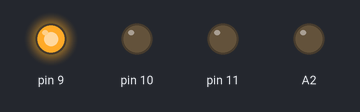
Simulated run of this sketch. Board: Arduino Uno, built with avr-gcc and run on an emulated ATmega328P. Parts: output pins drawn as LEDs (lit = HIGH). What the sketch prints to the serial monitor is not drawn.

Above: at 1.0 s.
At 3.0 s:
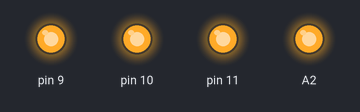
At 5.0 s:
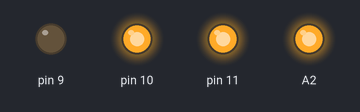
At 7.0 s:
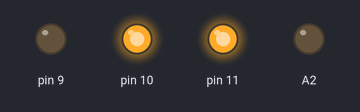
At 12.0 s:
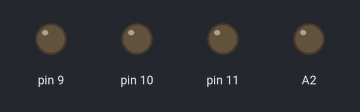
Timing chart, 0 to 15.6 s (numbered marks = the images above):
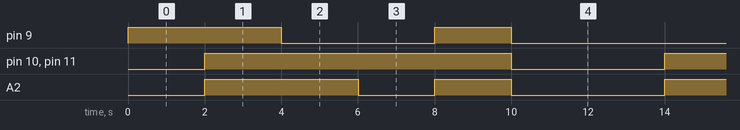

The sketch:

Exemplo.ino
```cpp
#include "Arduino.h"
#include "Equipamento.h"
// =============================================================================
//  CRIA OBJETOS PARA OS EQUIPAMENTOS LIGADOS NAS SAÍDAS DO ARDUINO
//
//  A sintaxe de criação é:
//  Equipamento nomeDoEquipamento(pino em que ele está ligado, ESTADO_INICIAL);
//
// =============================================================================

Equipamento aquecedor(10, LOW);     //aquecedor ligado no pino 10, inicia desligado
Equipamento fan(11, LOW);           //fan ligado no pino 11
Equipamento solenoide(A2, LOW);     //solenoide ligada no pino 12
Equipamento filtro(9, HIGH);        //filtro ligado no pino 13, inicia ligado

void setup()
{
    Serial.begin(115200);   //inicia a saída serial para comunicação

    // =============================================================================
    //  SETUP NOS EQUIPAMENTOS
    //
    //  O comando abaixo dá setup em cada objeto criado, seta os pinos como saída e
    //  os inicia ligados ou desligados, conforme o parâmetro passado no construtor
    //  de cada objeto: HIGH ou LOW
    // =============================================================================
    Serial.println(F("Fazendo setup nos equipamentos"));
    Equipamento::setupAll();    //Faz setup em todos equipamentos
}

void loop()
{
    delay(2000);    //delay para facilitar a visualização das etapas

    // =============================================================================
    //  PARA LIGAR UM EQUIPAMENTO USA-SE A FUNÇÃO:
    //  nomeDoEquipamento.liga();
    // =============================================================================
    Serial.println(F("Ligando equipamentos"));
    aquecedor.liga();
    fan.liga();
    solenoide.liga();

    // =============================================================================
    //  PARA VERIFICAR SE UM EQUIPAMENTO ESTÁ LIGADO:
    //  nomeDoEquipamento.isLigado();
    //  A função acima retorna true se o equipamento estiver ligado
    // =============================================================================
    if (filtro.isLigado()) {    //se o filtro estiver ligado
        Serial.println(F("O filtro está ligado"));
    }
    delay(2000);    //delay para facilitar a visualização das etapas

    // =============================================================================
    //  PARA DESLIGAR UM EQUIPAMENTO USA-SE A FUNÇÃO:
    //  nomeDoEquipamento.desliga();
    // =============================================================================
    filtro.desliga();               //desliga o filtro
    delay(2000);
    solenoide.desliga();            //desliga solenóide
    if (!solenoide.isLigado()) {    //se a solenóide NÃO estiver ligada
        Serial.println(F("A solenóide está desligada"));
    }
    delay(2000);    //delay para facilitar a visualização das etapas

    // =============================================================================
    //  PARA LIGAR TODOS EQUIPAMENTOS:
    //  Equipamento::ligaAll();
    // =============================================================================
    Serial.println(F("Ligando TODOS equipamentos"));
    Equipamento::ligaAll();
    delay(2000);    //delay para facilitar a visualização das etapas

    // =============================================================================
    //  PARA DESLIGAR TODOS EQUIPAMENTOS:
    //  Equipamento::desligaAll();
    // =============================================================================
    Serial.println(F("Desligando TODOS equipamentos"));
    Equipamento::desligaAll();
    delay(2000);    //delay para facilitar a visualização das etapas
}
```

Equipamento.h
```cpp
//=============================================================
//  Classe Equipamento
//  Cria objetos para cada equipamento e permite que eles sejam
//  ligados, desligados, etc....
//
//  @author Aluizio Tomazelli Junior
//  Data: 08/06/2019
//=============================================================
#ifndef EQUIPAMENTO_H_
#define EQUIPAMENTO_H_
#include <Arduino.h>

class Equipamento {
private:
    byte pino;                          //pino do equipamento
    bool ligado;                        //estado do pino
    static Equipamento *ultimo;         //ponteiro para o ultimo objeto criado, compartilhado por todos objetos
    Equipamento *anterior;              //ponteiro para o objeto anterior criado, cada objeto tem o seu

public:
    Equipamento(byte pin, bool state);
    void setup();                       //Faz o setup do equipamento
    void liga();                        //Liga equipamento
    void desliga();                     //Desliga equipamento
    bool isLigado();                    //Informa se o equipamento está ligado
    static void setupAll();             //Chama setup para todos objetos criados
    static void desligaAll();           //Chama desliga para todos objetos
    static void ligaAll();              //Chama desliga para todos objetos

};
Equipamento *Equipamento::ultimo = 0;    //Inicia a variável estática em zero

//  Construtor
//  @param byte pin - pino da saída digital na qual o equipamento está ligado
//  @param bool state - estado inicial da saída, HIGH ou LOW (true ou false, 1 ou 0)
//
//  No primeiro objeto criado, a sua variável "anterior" será 0, enquanto a variável "ultimo", por
//      ser static, é única para todos objetos e será sempre um ponteiro para o último objeto criado.
//      No segundo objeto criado, a sua variável anterior, será um ponteiro para o objeto que foi
//      criado antes dele (no caso o primeiro). Dessa forma podemos "rastrear" todos objetos criados,
//      pois a variável "ultimo" aponta sempre para o último objeto, e dentro dele há um ponteiro
//      para o objeto anterior, e assim sucessivamente, até o primeiro objeto onde o ponteiro
//      da variável "anterior" é igual a zero. Com isso é possível chamar o mesmo método para todos
//      objetos criados, partindo do último até chegar ao primeiro -- isso será usado nas funções
//      setupAll() e demais xxxxxAll().
Equipamento::Equipamento(byte pin, bool state)
        : pino(pin), ligado(state) {
    anterior = ultimo;      //Copia para a variável "anterior" o ponteiro do ultimo objeto criado
    ultimo = this;          //Copia na variável atual (static) um ponteiro para o objeto que está sendo criado
}

void Equipamento::setup() {
    pinMode(pino, OUTPUT);          //seta o pino
    digitalWrite(pino, ligado);     //inicia com o valor da variável
}

void Equipamento::liga() {
    if (!ligado) {                      //se está desligado
        ligado = true;                  //muda o estado
        digitalWrite(pino, ligado);     //liga o equipamento
    }
}

void Equipamento::desliga() {
    if (ligado) {                       //se está ligado
        ligado = false;                 //muda o estado
        digitalWrite(pino, ligado);     //deliga o equipamento
        Serial.println("Deliga");
    }
}

//  @return - true se o equipamento está ligado
bool Equipamento::isLigado() {
    return ligado;
}

//  setupAll() - Chama a função setup() para todos objetos criados
//
//  Faz um loop usando como controle a variável "ultimo", que aponta para o último
//      objeto criado, e chama o método setup() para esse último objeto. Ao final
//      da primeira execução do laço a variável de controle assume o valor da variável
//      "anterior", que, no último objeto, aponta para o penúltimo objeto criado.
//      Executa o laço novamente, que irá chamar setup() para o penúltimo objeto,
//      onde, por sua vez, a variável "anterior" aponta para o antepenúltimo objeto criado.
//      Dessa forma o laço é executado até que atinja o primeiro objeto criado, onde sua
//      variável "anterior" tem valor 0, o que irá interromper o laço por não mais satisfazer
//      a condição de controle: i != 0
void Equipamento::setupAll() {
    for (Equipamento *i = ultimo; i != 0; i = i->anterior)
        i->setup();
}

//  desligaAll() - Chama a função desliga() para todos objetos criados
void Equipamento::desligaAll() {
    for (Equipamento *i = ultimo; i != 0; i = i->anterior)
        i->desliga();
}

//  ligaAll() - Chama a função liga() para todos objetos criados
void Equipamento::ligaAll() {
    for (Equipamento *i = ultimo; i != 0; i = i->anterior)
        i->liga();
}

#endif /* EQUIPAMENTO_H_ */
```

Measured:
- by itself, pin 9: repeats every 12.0 s: HIGH 2.0 s, LOW 10.0 s
- by itself, pin 10, pin 11: alternates HIGH for 8.0 s and LOW for 4.0 s
- by itself, A2: repeats every 12.0 s: LOW 2.0 s, HIGH 2.0 s, LOW 4.0 s, HIGH 4.0 s
